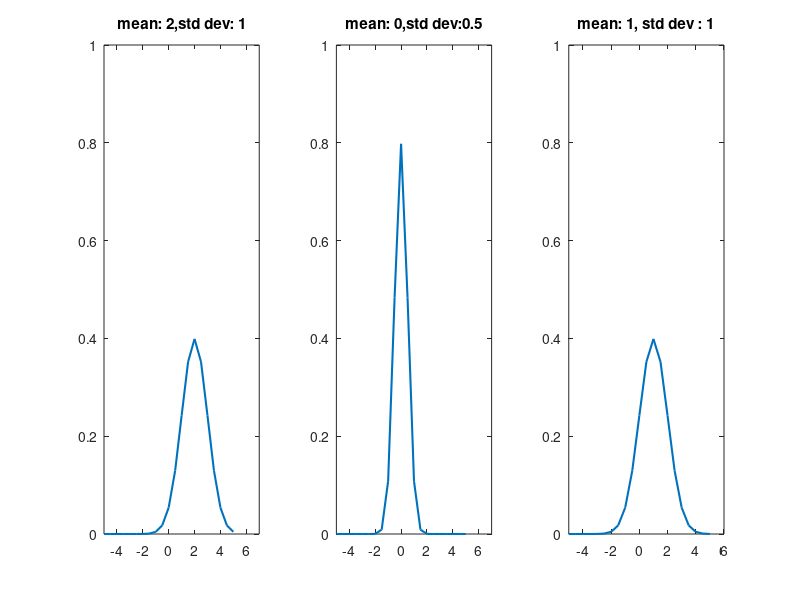

Write the MATLAB code that produced this figure.
x=-5:0.5:5;  % Create an array of x-values from -5 to 5 with a step of 0.5.
y=normpdf(x,2,1);

#x is the point(s) at which you want to evaluate the PDF. It can be a single value or an array of values.
#mu is the mean (average) of the normal distribution.
#sigma is the standard deviation of the normal distribution.
#The normpdf function returns the probability density at the specified value(s) x.

subplot(1,3,1); #(r,c,spec index)
plot(x,y,"linewidth",1.5);
#'linewidth' property controls the thickness of the lines in the plot.

axis([-5 7 0 1]);
title("mean: 2,std dev: 1");


y=normpdf(x,0,0.5);
subplot(1,3,2);
plot(x,y,"linewidth",1.5);
axis([-5 7 0 1]);
title("mean: 0,std dev:0.5");


y=normpdf(x,1,1);
subplot(1,3,3);
plot(x,y,"linewidth",1.5);
axis([-5 6 0 1]);
title("mean: 1, std dev : 1");


